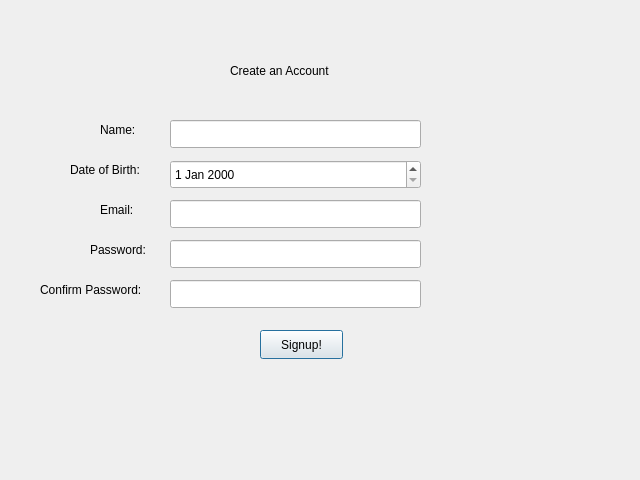
<?xml version="1.0" encoding="UTF-8"?>
<ui version="4.0">
 <class>signup</class>
 <widget class="QDialog" name="signup">
  <property name="geometry">
   <rect>
    <x>0</x>
    <y>0</y>
    <width>640</width>
    <height>480</height>
   </rect>
  </property>
  <property name="windowTitle">
   <string>Dialog</string>
  </property>
  <widget class="QLabel" name="labelTitle">
   <property name="geometry">
    <rect>
     <x>230</x>
     <y>60</y>
     <width>131</width>
     <height>21</height>
    </rect>
   </property>
   <property name="text">
    <string>Create an Account</string>
   </property>
  </widget>
  <widget class="QLineEdit" name="lineEditName">
   <property name="geometry">
    <rect>
     <x>170</x>
     <y>120</y>
     <width>251</width>
     <height>28</height>
    </rect>
   </property>
  </widget>
  <widget class="QLineEdit" name="lineEditEmail">
   <property name="geometry">
    <rect>
     <x>170</x>
     <y>200</y>
     <width>251</width>
     <height>28</height>
    </rect>
   </property>
  </widget>
  <widget class="QLineEdit" name="lineEditPassword">
   <property name="geometry">
    <rect>
     <x>170</x>
     <y>240</y>
     <width>251</width>
     <height>28</height>
    </rect>
   </property>
  </widget>
  <widget class="QLineEdit" name="lineEditConfirmPwd">
   <property name="geometry">
    <rect>
     <x>170</x>
     <y>280</y>
     <width>251</width>
     <height>28</height>
    </rect>
   </property>
  </widget>
  <widget class="QDateEdit" name="dateEdit">
   <property name="geometry">
    <rect>
     <x>170</x>
     <y>160</y>
     <width>251</width>
     <height>29</height>
    </rect>
   </property>
  </widget>
  <widget class="QLabel" name="labelDOB">
   <property name="geometry">
    <rect>
     <x>70</x>
     <y>160</y>
     <width>91</width>
     <height>20</height>
    </rect>
   </property>
   <property name="text">
    <string>Date of Birth:</string>
   </property>
  </widget>
  <widget class="QLabel" name="labelName">
   <property name="geometry">
    <rect>
     <x>100</x>
     <y>120</y>
     <width>63</width>
     <height>20</height>
    </rect>
   </property>
   <property name="text">
    <string>Name:</string>
   </property>
  </widget>
  <widget class="QLabel" name="labelEmail">
   <property name="geometry">
    <rect>
     <x>100</x>
     <y>200</y>
     <width>63</width>
     <height>20</height>
    </rect>
   </property>
   <property name="text">
    <string>Email:</string>
   </property>
  </widget>
  <widget class="QLabel" name="labelPassword">
   <property name="geometry">
    <rect>
     <x>90</x>
     <y>240</y>
     <width>63</width>
     <height>20</height>
    </rect>
   </property>
   <property name="text">
    <string>Password:</string>
   </property>
  </widget>
  <widget class="QLabel" name="labelConfirmPwd">
   <property name="geometry">
    <rect>
     <x>40</x>
     <y>280</y>
     <width>121</width>
     <height>20</height>
    </rect>
   </property>
   <property name="text">
    <string>Confirm Password:</string>
   </property>
  </widget>
  <widget class="QPushButton" name="buttonCreateAccount">
   <property name="geometry">
    <rect>
     <x>260</x>
     <y>330</y>
     <width>83</width>
     <height>29</height>
    </rect>
   </property>
   <property name="text">
    <string>Signup!</string>
   </property>
  </widget>
 </widget>
 <resources/>
 <connections/>
</ui>
